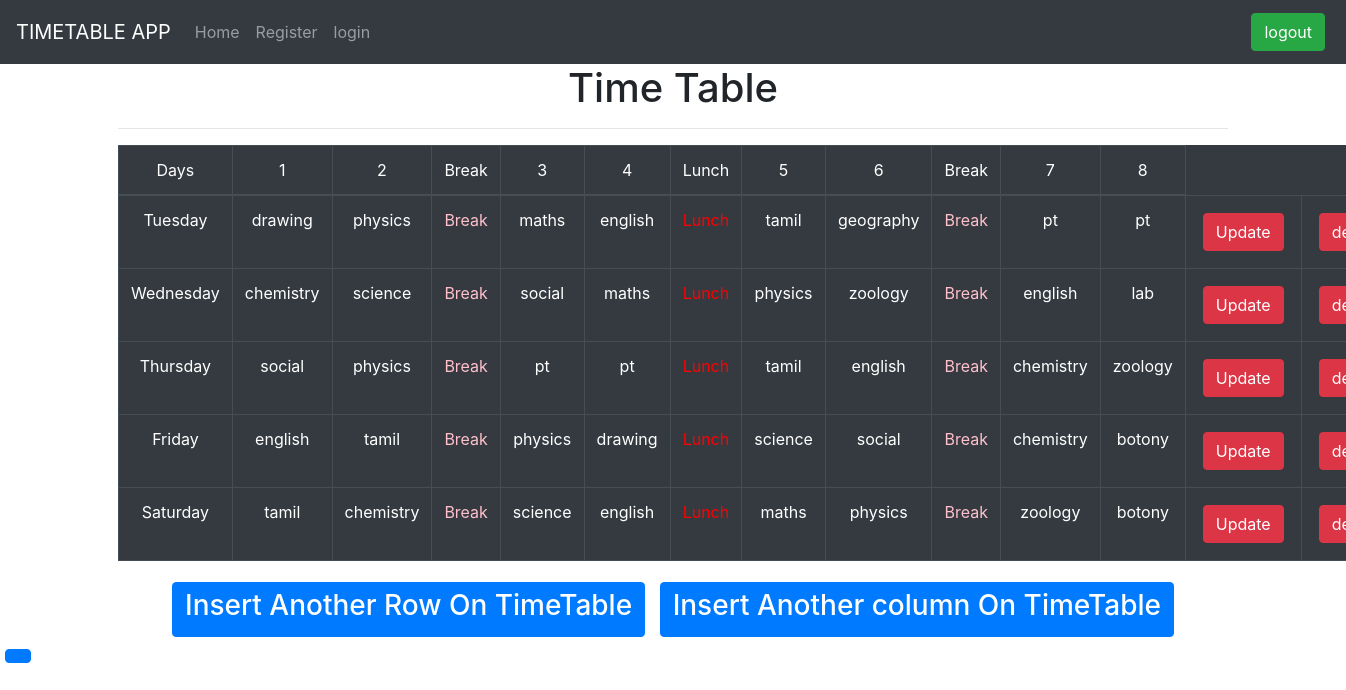
Page /timetable1/ (signed in) on the committed database.
### testapp/models.py (models this page shows)
class monday_model1(models.Model):
    day=models.CharField(max_length=30)
    firstperiod=models.CharField(max_length=30)
    secondperiod=models.CharField(max_length=30)
    thirdperiod=models.CharField(max_length=30)
    fourthperiod=models.CharField(max_length=30)
    fifthperiod=models.CharField(max_length=30)
    sixthperiod=models.CharField(max_length=30)
    seventhperiod=models.CharField(max_length=30)
    eightperiod=models.CharField(max_length=30)

### testapp/views.py (the view)
# urls.py: path('timetable1/', views.timetable_view1),
@login_required
def timetable_view1(request):
    monday=monday_model1.objects.all()
    columninsert=column_model1.objects.all()
    dict={'monday':monday,'columninsert':columninsert}
    return render(request,'timetable1.html',dict)

### templates/timetable1.html (shortened to what this page needs)
{%extends 'base.html'%} {%block body_block %}
<div class="container" align="center">
    <h1>Time Table</h1>
    <hr>
    <table class="table table-bordered table-dark">
        <thead align="center">
            <td>Days</td>
            <td>1 <br>
            </td>
            <td>2</td>
            <td>Break</td>
            <td>3</td>
            <td>4</td>
            <td>Lunch</td>
            <td>5</td>
            <td>6</td>
            <td>Break</td>
            <td>7</td>
            <td>8</td>
        </thead>
        {%for e in monday%}
        <tr align="center">
            <td>{{e.day}}</td>
            <td>{{e.firstperiod}}</td>
            <td>{{e.secondperiod}}</td>
            <td>
                <font color='pink'>Break
            </td>
            <td>{{e.thirdperiod}}</td>
            <td>{{e.fourthperiod}}</td>
            <td>
                <font color='red'>Lunch
            </td>
            <td>{{e.fifthperiod}}</td>
            <td>{{e.sixthperiod}}</td>
            <td>
                <font color='pink'>Break
            </td>
            <td>{{e.seventhperiod}}</td>
            <td>{{e.eightperiod}}</td>
            <td><a href="/update/{{e.id}}" style="margin: 5px;" class="btn btn-danger">Update</a>
                <td><a href="/delete/{{e.id}}" style="margin: 5px;" class="btn btn-danger">delete
                </a>
                </td>
        </tr>
        {%endfor%}
    </table>
    <a href="/insert" style="margin: 5px;" class="btn btn-primary">
        <h3>Insert Another Row On TimeTable</h3>
    </a>
    <a href="/columninsert" style="margin: 5px;" class="btn btn-primary">
        <h3>Insert Another column On TimeTable</h3>
</div>
{%endblock%}

### templates/base.html (shortened to what this page needs)
<!doctype html>
<html lang="en">
<head>
    <link rel="stylesheet" href="https://stackpath.bootstrapcdn.com/bootstrap/4.5.0/css/bootstrap.min.css"
>
</head>
<body>
    <nav class="navbar navbar-expand-lg navbar-dark bg-dark">
        <a class="navbar-brand" href="/">TIMETABLE APP</a>
        <div class="collapse navbar-collapse" id="navbarSupportedContent">
            <ul class="navbar-nav mr-auto">
                <li class="nav-item">
                    <a class="nav-link" href="/">Home</a>
                </li>
                <li class="nav-item">
                    <a class="nav-link" href="/sign">Register</a>
                </li>
                <li class="nav-item">
                    <a class="nav-link" href="/accounts/login">login</a>
                </li>
            </ul>
            <a href="/accounts/logout" style="margin: 5px;" class="btn btn-success">logout</a>
        </div>
    </nav>
    {%block body_block %} {%endblock%}
</body>
</html>

### rows in the picture
monday_model1: day "Tuesday", firstperiod "drawing", secondperiod "physics", thirdperiod "maths", fourthperiod "english", fifthperiod "tamil", sixthperiod "geography", seventhperiod "pt", eightperiod "pt"
monday_model1: day "Wednesday", firstperiod "chemistry", secondperiod "science", thirdperiod "social", fourthperiod "maths", fifthperiod "physics", sixthperiod "zoology", seventhperiod "english", eightperiod "lab"
monday_model1: day "Thursday", firstperiod "social", secondperiod "physics", thirdperiod "pt", fourthperiod "pt", fifthperiod "tamil", sixthperiod "english", seventhperiod "chemistry", eightperiod "zoology"
monday_model1: day "Friday", firstperiod "english", secondperiod "tamil", thirdperiod "physics", fourthperiod "drawing", fifthperiod "science", sixthperiod "social", seventhperiod "chemistry", eightperiod "botony"
monday_model1: day "Saturday", firstperiod "tamil", secondperiod "chemistry", thirdperiod "science", fourthperiod "english", fifthperiod "maths", sixthperiod "physics", seventhperiod "zoology", eightperiod "botony"
